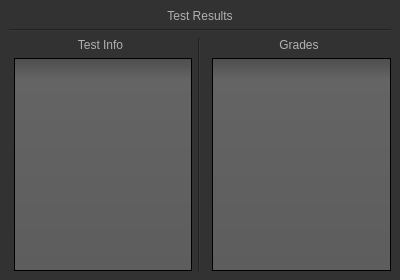
<?xml version="1.0" encoding="UTF-8"?>
<ui version="4.0">
 <class>main_window</class>
 <widget class="QMainWindow" name="main_window">
  <property name="geometry">
   <rect>
    <x>0</x>
    <y>0</y>
    <width>400</width>
    <height>280</height>
   </rect>
  </property>
  <property name="windowTitle">
   <string>Py-Grader</string>
  </property>
  <property name="styleSheet">
   <string notr="true">/*
    I did not create this
    This style was created by sommerc
    The original is here: https://github.com/sommerc/pyqt-stylesheets/blob/master/pyqtcss/src/dark_orange/style.qss
*/

QToolTip {
    border: 1px solid black;
    background-color: #ffa02f;
    padding: 1px;
    border-radius: 3px;
    opacity: 100;
}

QWidget {
    color: #b1b1b1;
    background-color: #323232;
}

QTreeView,
QListView {
    background-color: silver;
    margin-left: 5px;
}

QWidget:item:hover {
    background-color: QLinearGradient(x1: 0, y1: 0, x2: 0, y2: 1, stop: 0 #ffa02f, stop: 1 #ca0619);
    color: #000000;
}

QWidget:item:selected {
    background-color: QLinearGradient(x1: 0, y1: 0, x2: 0, y2: 1, stop: 0 #ffa02f, stop: 1 #d7801a);
}

QMenuBar::item {
    background: transparent;
}

QMenuBar::item:selected {
    background: transparent;
    border: 1px solid #ffaa00;
}

QMenuBar::item:pressed {
    background: #444;
    border: 1px solid #000;
    background-color: QLinearGradient(x1:0, y1:0,
            x2:0, y2:1,
            stop:1 #212121,
            stop:0.4 #343434
            /*,
        stop:0.2 #343434,
        stop:0.1 #ffaa00*/
        );
    margin-bottom: -1px;
    padding-bottom: 1px;
}

QMenu {
    border: 1px solid #000;
}

QMenu::item {
    padding: 2px 20px 2px 20px;
}

QMenu::item:selected {
    color: #000000;
}

QWidget:disabled {
    color: #808080;
    background-color: #323232;
}

QAbstractItemView {
    background-color: QLinearGradient(x1: 0, y1: 0, x2: 0, y2: 1, stop: 0 #4d4d4d, stop: 0.1 #646464, stop: 1 #5d5d5d);
}

QWidget:focus {
    /*border: 1px solid darkgray;*/
}

QLineEdit {
    background-color: QLinearGradient(x1: 0, y1: 0, x2: 0, y2: 1, stop: 0 #4d4d4d, stop: 0 #646464, stop: 1 #5d5d5d);
    padding: 1px;
    border-style: solid;
    border: 1px solid #1e1e1e;
    border-radius: 5;
}

QPushButton {
    color: #b1b1b1;
    background-color: QLinearGradient(x1: 0, y1: 0, x2: 0, y2: 1, stop: 0 #565656, stop: 0.1 #525252, stop: 0.5 #4e4e4e, stop: 0.9 #4a4a4a, stop: 1 #464646);
    border-width: 1px;
    border-color: #1e1e1e;
    border-style: solid;
    border-radius: 6;
    padding: 3px;
    font-size: 12px;
    padding-left: 5px;
    padding-right: 5px;
    min-width: 40px;
}

QPushButton:pressed {
    background-color: QLinearGradient(x1: 0, y1: 0, x2: 0, y2: 1, stop: 0 #2d2d2d, stop: 0.1 #2b2b2b, stop: 0.5 #292929, stop: 0.9 #282828, stop: 1 #252525);
}

QComboBox {
    selection-background-color: #ffaa00;
    background-color: QLinearGradient(x1: 0, y1: 0, x2: 0, y2: 1, stop: 0 #565656, stop: 0.1 #525252, stop: 0.5 #4e4e4e, stop: 0.9 #4a4a4a, stop: 1 #464646);
    border-style: solid;
    border: 1px solid #1e1e1e;
    border-radius: 5;
}

QComboBox:hover,
QPushButton:hover {
    border: 2px solid QLinearGradient(x1: 0, y1: 0, x2: 0, y2: 1, stop: 0 #ffa02f, stop: 1 #d7801a);
}


QComboBox:on {
    padding-top: 3px;
    padding-left: 4px;
    background-color: QLinearGradient(x1: 0, y1: 0, x2: 0, y2: 1, stop: 0 #2d2d2d, stop: 0.1 #2b2b2b, stop: 0.5 #292929, stop: 0.9 #282828, stop: 1 #252525);
    selection-background-color: #ffaa00;
}

QComboBox QAbstractItemView {
    border: 2px solid darkgray;
    selection-background-color: QLinearGradient(x1: 0, y1: 0, x2: 0, y2: 1, stop: 0 #ffa02f, stop: 1 #d7801a);
}

QComboBox::drop-down {
    subcontrol-origin: padding;
    subcontrol-position: top right;
    width: 15px;

    border-left-width: 0px;
    border-left-color: darkgray;
    border-left-style: solid;
    /* just a single line */
    border-top-right-radius: 3px;
    /* same radius as the QComboBox */
    border-bottom-right-radius: 3px;
}

QComboBox::down-arrow {
    image: url(:/dark_orange/img/down_arrow.png);
}

QGroupBox {
    border: 1px solid darkgray;
    margin-top: 10px;
}

QGroupBox:focus {
    border: 1px solid darkgray;
}

QTextEdit:focus {
    border: 1px solid darkgray;
}

QScrollBar:horizontal {
    border: 1px solid #222222;
    background: QLinearGradient(x1: 0, y1: 0, x2: 0, y2: 1, stop: 0.0 #121212, stop: 0.2 #282828, stop: 1 #484848);
    height: 7px;
    margin: 0px 16px 0 16px;
}

QScrollBar::handle:horizontal {
    background: QLinearGradient(x1: 0, y1: 0, x2: 1, y2: 0, stop: 0 #ffa02f, stop: 0.5 #d7801a, stop: 1 #ffa02f);
    min-height: 20px;
    border-radius: 2px;
}

QScrollBar::add-line:horizontal {
    border: 1px solid #1b1b19;
    border-radius: 2px;
    background: QLinearGradient(x1: 0, y1: 0, x2: 1, y2: 0, stop: 0 #ffa02f, stop: 1 #d7801a);
    width: 14px;
    subcontrol-position: right;
    subcontrol-origin: margin;
}

QScrollBar::sub-line:horizontal {
    border: 1px solid #1b1b19;
    border-radius: 2px;
    background: QLinearGradient(x1: 0, y1: 0, x2: 1, y2: 0, stop: 0 #ffa02f, stop: 1 #d7801a);
    width: 14px;
    subcontrol-position: left;
    subcontrol-origin: margin;
}

QScrollBar::right-arrow:horizontal,
QScrollBar::left-arrow:horizontal {
    border: 1px solid black;
    width: 1px;
    height: 1px;
    background: white;
}

QScrollBar::add-page:horizontal,
QScrollBar::sub-page:horizontal {
    background: none;
}

QScrollBar:vertical {
    background: QLinearGradient(x1: 0, y1: 0, x2: 1, y2: 0, stop: 0.0 #121212, stop: 0.2 #282828, stop: 1 #484848);
    width: 7px;
    margin: 16px 0 16px 0;
    border: 1px solid #222222;
}

QScrollBar::handle:vertical {
    background: QLinearGradient(x1: 0, y1: 0, x2: 0, y2: 1, stop: 0 #ffa02f, stop: 0.5 #d7801a, stop: 1 #ffa02f);
    min-height: 20px;
    border-radius: 2px;
}

QScrollBar::add-line:vertical {
    border: 1px solid #1b1b19;
    border-radius: 2px;
    background: QLinearGradient(x1: 0, y1: 0, x2: 0, y2: 1, stop: 0 #ffa02f, stop: 1 #d7801a);
    height: 14px;
    subcontrol-position: bottom;
    subcontrol-origin: margin;
}

QScrollBar::sub-line:vertical {
    border: 1px solid #1b1b19;
    border-radius: 2px;
    background: QLinearGradient(x1: 0, y1: 0, x2: 0, y2: 1, stop: 0 #d7801a, stop: 1 #ffa02f);
    height: 14px;
    subcontrol-position: top;
    subcontrol-origin: margin;
}

QScrollBar::up-arrow:vertical,
QScrollBar::down-arrow:vertical {
    border: 1px solid black;
    width: 1px;
    height: 1px;
    background: white;
}


QScrollBar::add-page:vertical,
QScrollBar::sub-page:vertical {
    background: none;
}

QTextEdit {
    background-color: #242424;
}

QPlainTextEdit {
    background-color: #242424;
}

QHeaderView::section {
    background-color: QLinearGradient(x1:0, y1:0, x2:0, y2:1, stop:0 #616161, stop: 0.5 #505050, stop: 0.6 #434343, stop:1 #656565);
    color: white;
    padding-left: 4px;
    border: 1px solid #6c6c6c;
}

QCheckBox:disabled {
    color: #414141;
}

QDockWidget::title {
    text-align: center;
    spacing: 3px;
    /* spacing between items in the tool bar */
    background-color: QLinearGradient(x1:0, y1:0, x2:0, y2:1, stop:0 #323232, stop: 0.5 #242424, stop:1 #323232);
}

QDockWidget::close-button,
QDockWidget::float-button {
    text-align: center;
    spacing: 1px;
    /* spacing between items in the tool bar */
    background-color: QLinearGradient(x1:0, y1:0, x2:0, y2:1, stop:0 #323232, stop: 0.5 #242424, stop:1 #323232);
}

QDockWidget::close-button:hover,
QDockWidget::float-button:hover {
    background: #242424;
}

QDockWidget::close-button:pressed,
QDockWidget::float-button:pressed {
    padding: 1px -1px -1px 1px;
}

QMainWindow::separator {
    background-color: QLinearGradient(x1:0, y1:0, x2:0, y2:1, stop:0 #161616, stop: 0.5 #151515, stop: 0.6 #212121, stop:1 #343434);
    color: white;
    padding-left: 4px;
    border: 1px solid #4c4c4c;
    spacing: 3px;
    /* spacing between items in the tool bar */
}

QMainWindow::separator:hover {

    background-color: QLinearGradient(x1:0, y1:0, x2:0, y2:1, stop:0 #d7801a, stop:0.5 #b56c17 stop:1 #ffa02f);
    color: white;
    padding-left: 4px;
    border: 1px solid #6c6c6c;
    spacing: 3px;
    /* spacing between items in the tool bar */
}

QToolBar::handle {
    spacing: 3px;
    /* spacing between items in the tool bar */
    background: url(:/dark_orange/img/handle.png);
}

QMenu::separator {
    height: 2px;
    background-color: QLinearGradient(x1:0, y1:0, x2:0, y2:1, stop:0 #161616, stop: 0.5 #151515, stop: 0.6 #212121, stop:1 #343434);
    color: white;
    padding-left: 4px;
    margin-left: 10px;
    margin-right: 5px;
}

QProgressBar {
    border: 2px solid grey;
    border-radius: 5px;
    text-align: center;
}

QProgressBar::chunk {
    background-color: #d7801a;
    width: 2.15px;
    margin: 0.5px;
}

QTabBar::tab {
    color: #b1b1b1;
    border: 1px solid #444;
    border-bottom-style: none;
    background-color: #323232;
    padding-left: 10px;
    padding-right: 10px;
    padding-top: 3px;
    padding-bottom: 2px;
    margin-right: -1px;
}

QTabWidget::pane {
    border: 1px solid #444;
    top: 1px;
}

QTabBar::tab:last {
    margin-right: 0;
    /* the last selected tab has nothing to overlap with on the right */
    border-top-right-radius: 3px;
}

QTabBar::tab:first: !selected {
    margin-left: 0px;
    /* the last selected tab has nothing to overlap with on the right */


    border-top-left-radius: 3px;
}

QTabBar::tab: !selected {
    color: #b1b1b1;
    border-bottom-style: solid;
    margin-top: 3px;
    background-color: QLinearGradient(x1:0, y1:0, x2:0, y2:1, stop:1 #212121, stop:.4 #343434);
}

QTabBar::tab:selected {
    border-top-left-radius: 3px;
    border-top-right-radius: 3px;
    margin-bottom: 0px;
}

QTabBar::tab: !selected:hover {
    /*border-top: 2px solid #ffaa00;
    padding-bottom: 3px;*/
    border-top-left-radius: 3px;
    border-top-right-radius: 3px;
    background-color: QLinearGradient(x1:0, y1:0, x2:0, y2:1, stop:1 #212121, stop:0.4 #343434, stop:0.2 #343434, stop:0.1 #ffaa00);
}

QRadioButton::indicator:checked,
QRadioButton::indicator:unchecked {
    color: #b1b1b1;
    background-color: #323232;
    border: 1px solid #b1b1b1;
    border-radius: 6px;
}

QRadioButton::indicator:checked {
    background-color: qradialgradient(cx: 0.5, cy: 0.5,
            fx: 0.5, fy: 0.5,
            radius: 1.0,
            stop: 0.25 #ffaa00,
            stop: 0.3 #323232);
}

QCheckBox::indicator {
    color: #b1b1b1;
    background-color: #323232;
    border: 1px solid #b1b1b1;
    width: 9px;
    height: 9px;
}

QRadioButton::indicator {
    border-radius: 6px;
}

QRadioButton::indicator:hover,
QCheckBox::indicator:hover {
    border: 1px solid #ffaa00;
}

QCheckBox::indicator:checked {
    image: url(:/dark_orange/img/checkbox.png);
}

QCheckBox::indicator:disabled,
QRadioButton::indicator:disabled {
    border: 1px solid #444;
}


QSlider::groove:horizontal {
    border: 1px solid #3A3939;
    height: 8px;
    background: #201F1F;
    margin: 2px 0;
    border-radius: 2px;
}

QSlider::handle:horizontal {
    background: QLinearGradient(x1: 0, y1: 0, x2: 0, y2: 1,
            stop: 0.0 silver, stop: 0.2 #a8a8a8, stop: 1 #727272);
    border: 1px solid #3A3939;
    width: 14px;
    height: 14px;
    margin: -4px 0;
    border-radius: 2px;
}

QSlider::groove:vertical {
    border: 1px solid #3A3939;
    width: 8px;
    background: #201F1F;
    margin: 0 0px;
    border-radius: 2px;
}

QSlider::handle:vertical {
    background: QLinearGradient(x1: 0, y1: 0, x2: 0, y2: 1, stop: 0.0 silver,
            stop: 0.2 #a8a8a8, stop: 1 #727272);
    border: 1px solid #3A3939;
    width: 14px;
    height: 14px;
    margin: 0 -4px;
    border-radius: 2px;
}

QAbstractSpinBox {
    padding-top: 2px;
    padding-bottom: 2px;
    border: 1px solid darkgray;

    border-radius: 2px;
    min-width: 50px;
}</string>
  </property>
  <widget class="QWidget" name="central_widget">
   <layout class="QGridLayout" name="gridLayout_3">
    <item row="2" column="2" rowspan="2">
     <widget class="Line" name="line_2">
      <property name="orientation">
       <enum>Qt::Vertical</enum>
      </property>
     </widget>
    </item>
    <item row="2" column="3">
     <widget class="QLabel" name="subtitle_label_2">
      <property name="text">
       <string>Grades</string>
      </property>
      <property name="alignment">
       <set>Qt::AlignCenter</set>
      </property>
     </widget>
    </item>
    <item row="3" column="1">
     <widget class="QListWidget" name="info_list"/>
    </item>
    <item row="2" column="1">
     <widget class="QLabel" name="subtitle_label">
      <property name="text">
       <string>Test Info</string>
      </property>
      <property name="alignment">
       <set>Qt::AlignCenter</set>
      </property>
     </widget>
    </item>
    <item row="1" column="1" colspan="3">
     <widget class="Line" name="line">
      <property name="orientation">
       <enum>Qt::Horizontal</enum>
      </property>
     </widget>
    </item>
    <item row="3" column="3">
     <widget class="QListWidget" name="grades_list"/>
    </item>
    <item row="0" column="1" colspan="3">
     <widget class="QLabel" name="title_label">
      <property name="text">
       <string>Test Results</string>
      </property>
      <property name="alignment">
       <set>Qt::AlignCenter</set>
      </property>
     </widget>
    </item>
   </layout>
  </widget>
 </widget>
 <resources/>
 <connections/>
</ui>
